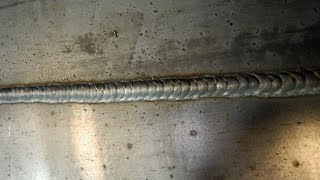
#> input picture imagens/cordao_solda_referencia.png, 320 x 180 px
$ python -i inspecao_solda.py   (imports and definitions only)   (older library calls are emulated)
#> lines starting #> are read from the running program, lines starting #| are printed output that depends on the picture; after the words box and inside, x2 and y2 are one past the last pixel; in counts of white or black regions, pixels touching at a corner belong together
#> further down, picture is the input picture: shape (180, 320, 3); mean B, G, R 97.5, 111.7, 116.6
"""Análise visual demonstrativa de solda e imagem térmica com OpenCV."""

import base64
from pathlib import Path

import cv2
import numpy as np


MAX_DIMENSAO = 1600
VERSAO_CRITERIOS = "conservadora-2"
PASTA_REFERENCIAS = Path(__file__).resolve().parents[1] / "imagens"


# [18 lines left out: functions _decodificar, _imagem_base64, not called in this run]


def _medir_cordao(imagem):
    altura, largura = imagem.shape[:2]
#> altura = 180; largura = 320
    cinza = cv2.cvtColor(imagem, cv2.COLOR_BGR2GRAY)
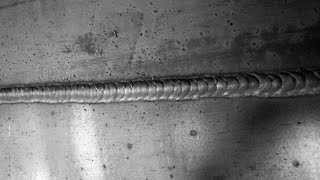
#> cinza: shape (180, 320); min 0, max 252, mean 111.6
    suavizada = cv2.GaussianBlur(cinza, (0, 0), 1.1)
    nitida = cv2.addWeighted(cinza, 1.7, suavizada, -0.7, 0)
    gradiente_y = np.abs(cv2.Sobel(nitida, cv2.CV_32F, 0, 1, ksize=3))
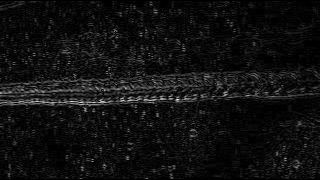
#> gradiente_y: shape (180, 320) float32; min 0, max 813, mean 53.9; drawn with min black and max white

    # Para este exemplo, o cordão é aproximadamente horizontal.
    perfil_completo = gradiente_y.mean(axis=1)
#> perfil_completo = 180 values, max 183.8 at index 102, min 0 at index 0, mean 53.91
    perfil = perfil_completo.copy()
#> perfil has the same summary as perfil_completo
    janela = max(5, int(altura * 0.06))
#> janela = 10
    perfil = np.convolve(perfil, np.ones(janela) / janela, mode="same")
#> perfil = 180 values, max 138.3 at index 98, min 12.28 at index 0, mean 53.61
    centro_y = int(np.argmax(perfil))
#> centro_y = 98
    base_perfil = float(np.percentile(perfil, 50))
#> base_perfil = 42.79
    pico_perfil = float(perfil[centro_y])
#> pico_perfil = 138.3
    snr_cordao = pico_perfil / max(base_perfil, 1e-6)
#> snr_cordao = 3.23
    nivel_meia_altura = base_perfil + 0.35 * max(0.0, pico_perfil - base_perfil)
#> nivel_meia_altura = 76.23
    acima = np.flatnonzero(perfil >= nivel_meia_altura)
#> acima = 32 values from 75 to 106
    mesma_faixa = acima[np.abs(acima - centro_y) <= max(2, altura // 8)]
#> mesma_faixa = 31 values from 76 to 106
    largura_faixa = int(mesma_faixa[-1] - mesma_faixa[0] + 1) if len(mesma_faixa) else 0
#> largura_faixa = 31
    banda = max(16, int(altura * 0.24))
#> banda = 43
    y0, y1 = max(0, centro_y - banda // 2), min(altura, centro_y + banda // 2)
#> y0 = 77; y1 = 119
    recorte = nitida[y0:y1, :]

    bordas = cv2.Canny(recorte, 45, 130)
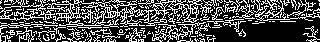
#> bordas: shape (42, 320); 31.2% white in thin lines or dots
    contornos, _ = cv2.findContours(bordas, cv2.RETR_EXTERNAL, cv2.CHAIN_APPROX_SIMPLE)
#> contornos = 172 contours, 165 with area under 20; largest, box (x1, y1, x2, y2) and area: (0, 0, 215, 28) 1985, (224, 0, 255, 19) 82, (172, 22, 206, 40) 66, (152, 24, 178, 42) 60, (255, 0, 320, 21) 55, (0, 24, 58, 42) 34, (211, 4, 236, 20) 27
    contornos = [c for c in contornos if cv2.contourArea(c) >= max(3, largura * altura * 0.000015)]
#> contornos = 35 contours, 28 with area under 20; largest, box (x1, y1, x2, y2) and area: (0, 0, 215, 28) 1985, (224, 0, 255, 19) 82, (172, 22, 206, 40) 66, (152, 24, 178, 42) 60, (255, 0, 320, 21) 55, (0, 24, 58, 42) 34, (211, 4, 236, 20) 27

    # Black-hat na imagem original realça cavidades escuras sem suavizar os poros.
    recorte_original = cinza[y0:y1, :]
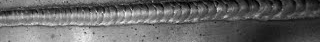
#> recorte_original: shape (42, 320); min 0, max 247, mean 100.9
    tamanho = max(7, int(min(largura, altura) * 0.06) | 1)
#> tamanho = 11
    kernel = cv2.getStructuringElement(cv2.MORPH_ELLIPSE, (tamanho, tamanho))
    blackhat = cv2.morphologyEx(recorte_original, cv2.MORPH_BLACKHAT, kernel)
    limiar = 45
    _, mascara = cv2.threshold(blackhat, limiar, 255, cv2.THRESH_BINARY)
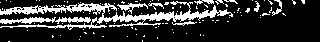
#> mascara: shape (42, 320); 20.6% white; 95 white regions (85 under 20 px)
    candidatos, _ = cv2.findContours(mascara, cv2.RETR_EXTERNAL, cv2.CHAIN_APPROX_SIMPLE)
#> candidatos = 95 contours, 88 with area under 20; largest, box (x1, y1, x2, y2) and area: (0, 1, 233, 30) 1299, (0, 17, 91, 24) 258, (117, 3, 148, 14) 74, (272, 0, 282, 16) 32, (194, 0, 214, 5) 29, (172, 21, 197, 26) 23, (148, 3, 164, 9) 20

    poros = []
    area_minima = max(8, largura * altura * 0.00004)
#> area_minima = 8
    area_maxima = max(area_minima + 1, largura * altura * 0.002)
#> area_maxima = 115.2
    for contorno in candidatos:
        area = cv2.contourArea(contorno)
        perimetro = cv2.arcLength(contorno, True)
        circularidade = 4 * np.pi * area / (perimetro * perimetro) if perimetro else 0
        if area_minima <= area <= area_maxima and circularidade >= 0.45:
            momentos = cv2.moments(contorno)
            if momentos["m00"]:
                poros.append((int(momentos["m10"] / momentos["m00"]), int(momentos["m01"] / momentos["m00"]) + y0))
#> this loop made 95 passes
#> (area, perimetro, circularidade) on passes 34, 40: (23, 56.63, 0.0901), (258, 242.6, 0.0551)
#> after the loop, poros = [(247, 86)]

    # Continuidade é uma medida relativa do gradiente ao longo da faixa detectada.
    energia_coluna = gradiente_y[max(0, centro_y - 3):min(altura, centro_y + 4), :].max(axis=0)
#> energia_coluna = 320 values, max 813 at index 177, min 43 at index 308, mean 319.9
    referencia = float(np.percentile(energia_coluna, 70)) if energia_coluna.size else 0
#> referencia = 393.3
    presentes = energia_coluna >= max(8.0, referencia * 0.22)
    continuidade = round(float(presentes.mean() * 100), 1) if presentes.size else 0.0
#> continuidade = 95
    energia_vertical = float(gradiente_y[y0:y1, :].mean())
#> energia_vertical = 95.78
    energia_horizontal = float(np.abs(cv2.Sobel(nitida[y0:y1, :], cv2.CV_32F, 1, 0, ksize=3)).mean())
#> energia_horizontal = 62.75
    orientacao_horizontal = energia_vertical / max(energia_vertical + energia_horizontal, 1e-6)
#> orientacao_horizontal = 0.604
    nitidez = float(cv2.Laplacian(cinza, cv2.CV_64F).var())
#> nitidez = 909.6
    densidade_bordas = cv2.countNonZero(bordas) / max(1, bordas.size) * 100
#> densidade_bordas = 31.21

    # Perfil normalizado ajuda a rejeitar linhas, chapas e cordões com geometria diferente.
    meio = max(8, int(altura * 0.12))
#> meio = 21
    perfil_local = perfil_completo[max(0, centro_y - meio):min(altura, centro_y + meio + 1)]
#> perfil_local = 43 values, max 183.8 at index 25, min 34.02 at index 30, mean 94.44
    amostras = np.interp(np.linspace(0, max(0, len(perfil_local) - 1), 64), np.arange(len(perfil_local)), perfil_local)
#> amostras = 64 values, max 175.8 at index 37, min 34.02 at index 45, mean 94.47
    amostras = np.maximum(amostras - np.percentile(amostras, 20), 0)
#> amostras = 64 values, max 136.1 at index 37, min 0 at index 44, mean 55.32
    perfil_normalizado = amostras / max(float(np.linalg.norm(amostras)), 1e-6)
#> perfil_normalizado = 64 values, max 0.246 at index 37, min 0 at index 44, mean 0.0999

    sobreposicao = imagem.copy()
    cv2.rectangle(sobreposicao, (0, y0), (largura - 1, y1), (40, 180, 255), 2)
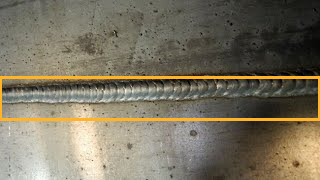
#> sobreposicao: shape (180, 320, 3); 3.6% of pixels changed, all inside (x1, y1, x2, y2) = (0, 76, 320, 121)
    cv2.drawContours(sobreposicao[y0:y1, :], contornos, -1, (50, 220, 100), 1)
    for x, y in poros:
        cv2.circle(sobreposicao, (x, y), max(5, int(min(largura, altura) * 0.025)), (40, 50, 255), 2)
#> this loop made 1 pass
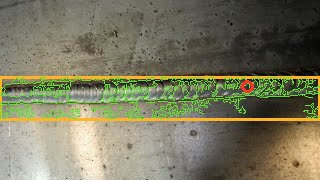
#> sobreposicao: shape (180, 320, 3); 5.15% of pixels changed, all inside (x1, y1, x2, y2) = (0, 77, 320, 119)

    return {
        "tipo": "cordao",
        "largura_px": largura,
        "altura_px": altura,
        "contornos_detectados": len(contornos),
        "candidatos_por_porosidade": len(poros),
        "continuidade_estimada_percentual": continuidade,
        "faixa_inspecionada_y_px": [y0, y1],
        "snr_faixa": round(float(snr_cordao), 2),
        "largura_faixa_px": largura_faixa,
        "orientacao_horizontal": round(float(orientacao_horizontal), 3),
        "nitidez_laplaciana": round(nitidez, 1),
        "densidade_bordas_percentual": round(float(densidade_bordas), 2),
        "_perfil_normalizado": perfil_normalizado,
        "_sobreposicao": sobreposicao,
    }


# [166 lines left out: functions analisar_cordao, _medir_termica, analisar_termica, not called in this run]

>>> import cv2
>>> picture = cv2.imread('../imagens/cordao_solda_referencia.png')
>>> result = _medir_cordao(picture)
#> result = 14 items

$ run again, on imagens/termica_haz_referencia.png
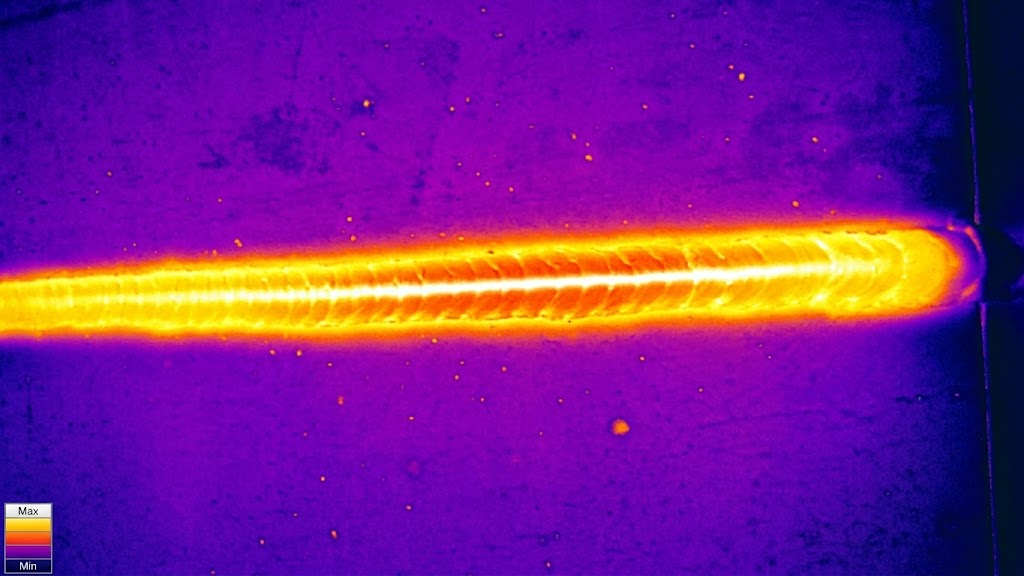
#> input picture imagens/termica_haz_referencia.png, 1024 x 576 px
#> picture is the input picture: shape (576, 1024, 3); mean B, G, R 141, 31.1, 118.8
#> perfil_completo = 576 values, max 57.85 at index 278, min 0 at index 0, mean 18.66
#> in _medir_cordao, `perfil = perfil_completo.copy()`: perfil has the same summary as perfil_completo
#> in _medir_cordao, `perfil = np.convolve(perfil, np.ones(janela) / janela, mode="same")`: perfil = 576 values, max 48.61 at index 274, min 4.67 at index 0, mean 18.42
#> centro_y = 274
#> base_perfil = 11.67
#> pico_perfil = 48.61
#> snr_cordao = 4.17
#> nivel_meia_altura = 24.6
#> acima = 128 values from 220 to 347
#> mesma_faixa = 127 values from 220 to 346
#> largura_faixa = 127
#> y0 = 205; y1 = 343
#> in _medir_cordao, `bordas = cv2.Canny(recorte, 45, 130)`:
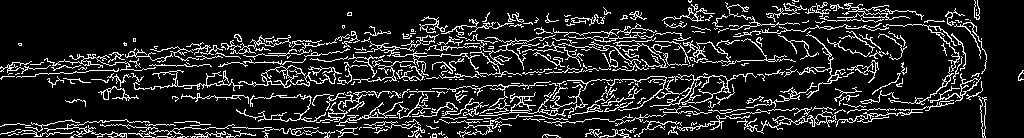
#> bordas: shape (138, 1024); 13.3% white in thin lines or dots
#> in _medir_cordao, `contornos, _ = cv2.findContours(bordas, cv2.RETR_EXTERNAL, cv2.CHAIN_A..`: contornos = 368 contours, 307 with area under 20; largest, box (x1, y1, x2, y2) and area: (238, 65, 342, 88) 428, (479, 81, 588, 117) 206, (737, 110, 837, 134) 197, (930, 73, 981, 103) 184, (820, 3, 924, 23) 132
#> in _medir_cordao, `contornos = [c for c in contornos if cv2.contourArea(c) >= max(3, larg..`: contornos = 108 contours, 47 with area under 20; largest, box (x1, y1, x2, y2) and area: (238, 65, 342, 88) 428, (479, 81, 588, 117) 206, (737, 110, 837, 134) 197, (930, 73, 981, 103) 184, (820, 3, 924, 23) 132
#> mascara: shape (138, 1024); 19.7% white; 114 white regions (80 under 20 px)
#> candidatos = 114 contours, 88 with area under 20; largest, box (x1, y1, x2, y2) and area: (311, 77, 694, 118) 7502, (308, 45, 690, 83) 6368, (0, 125, 629, 138) 5914, (691, 42, 767, 62) 908, (778, 0, 920, 12) 870
#> the loop in _medir_cordao, `for contorno in candidatos:` made 114 passes
#> (area, perimetro, circularidade) on passes 10, 13, 14, 18, 26, 28, 29, 30: (36.5, 64.38, 0.111), (136.5, 100.9, 0.169), (60, 61.8, 0.197), (5914, 1389.4, 0.0385), (115.5, 59.7, 0.407), (99, 59.46, 0.352), (195, 68.28, 0.526), (57.5, 42.73, 0.396)
#> after the loop in _medir_cordao, `for contorno in candidatos:`: poros = [(300, 311), (809, 254), (821, 254)]
#> energia_coluna = 1024 values, max 304 at index 188, min 0 at index 997, mean 103
#> referencia = 135
#> continuidade = 90.8
#> energia_vertical = 38.51
#> energia_horizontal = 19.38
#> orientacao_horizontal = 0.665
#> nitidez = 84.26
#> densidade_bordas = 13.27
#> perfil_local = 139 values, max 57.85 at index 73, min 12.91 at index 0, mean 38.42
#> in _medir_cordao, `amostras = np.interp(np.linspace(0, max(0, len(perfil_local) - 1), 64)..`: amostras = 64 values, max 55.5 at index 35, min 12.91 at index 0, mean 38.19
#> in _medir_cordao, `amostras = np.maximum(amostras - np.percentile(amostras, 20), 0)`: amostras = 64 values, max 23.7 at index 35, min 0 at index 0, mean 8.39
#> perfil_normalizado = 64 values, max 0.264 at index 35, min 0 at index 0, mean 0.0934
#> the loop in _medir_cordao, `for x, y in poros:` made 3 passes
#> after the loop in _medir_cordao, `for x, y in poros:`:
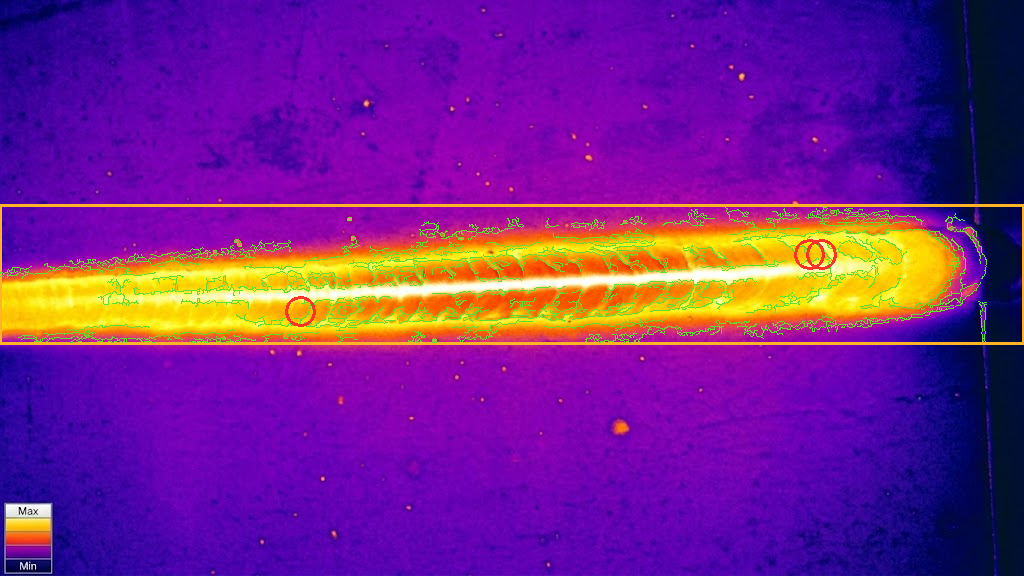
#> sobreposicao: shape (576, 1024, 3); mean B, G, R 139.6, 34.7, 117.1
#> result = 14 items
